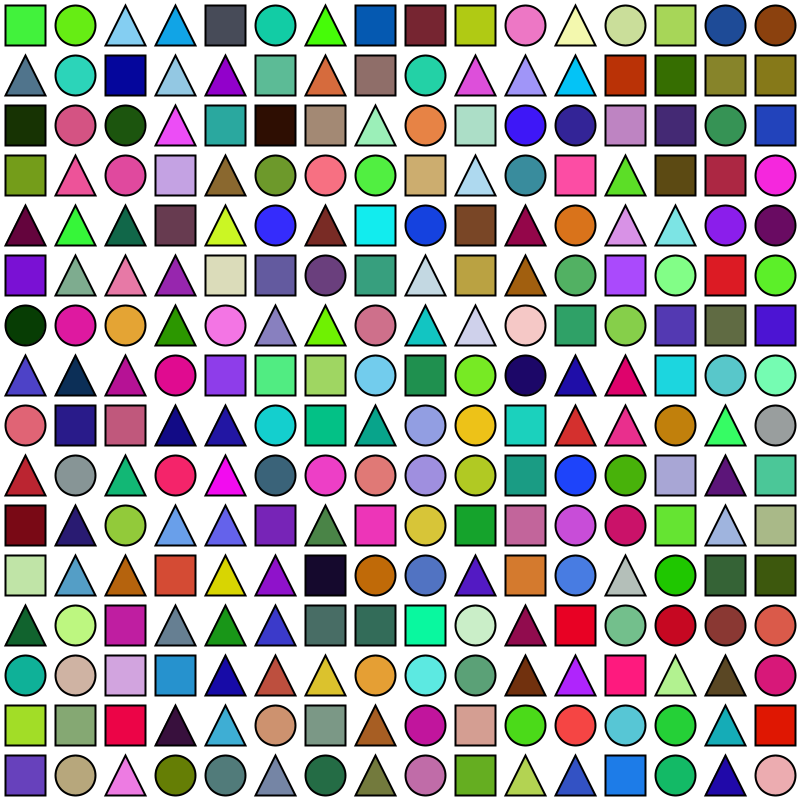
Frame 1 (no input)
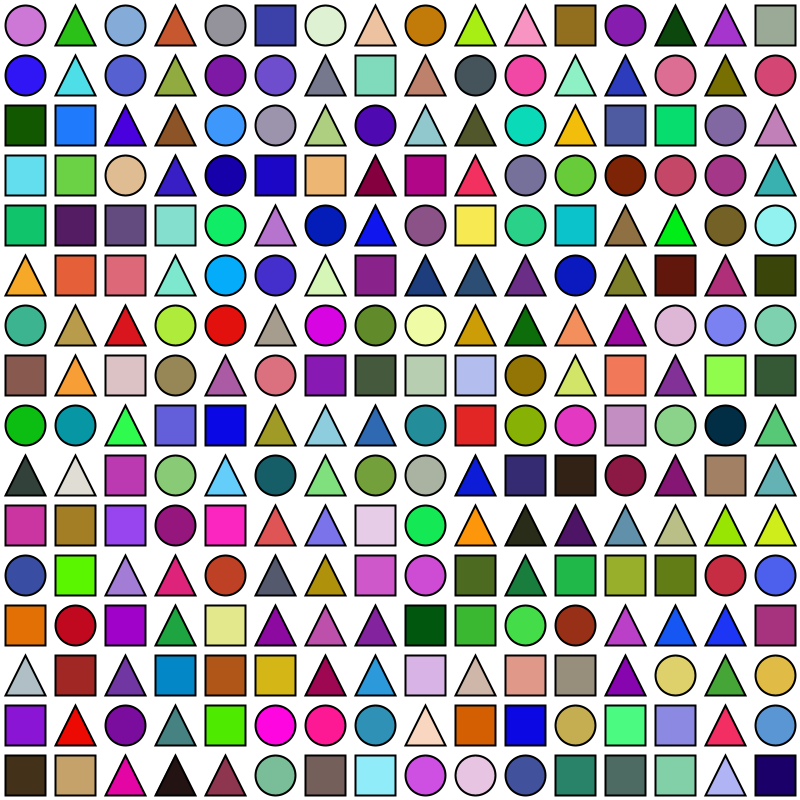
Frame 2 (the mouse pressed at the canvas centre, redrawn once)

The Processing sketch that drew these frames (run headless with seeded random() and noise(); the mouse was pressed at the canvas centre and the sketch redrawn once):

// Processing sketch: grid_tiles_shapes
// ── grid_tiles_shapes.pde
int tileSize = 50; // Size of each tile
int cols, rows;

void setup() {
  size(800, 800); // Set canvas size
  cols = width / tileSize;
  rows = height / tileSize;
  noLoop(); // Draw only once
}

void draw() {
  background(255); // Set background color
  
  for (int i = 0; i < cols; i++) {
    for (int j = 0; j < rows; j++) {
      float x = i * tileSize;
      float y = j * tileSize;
      drawTile(x, y, tileSize);
    }
  }
}

// Function to draw a single tile
void drawTile(float x, float y, float size) {
  int pattern = int(random(3)); // Random pattern selector (0, 1, 2)
  color c = color(random(255), random(255), random(255)); // Random color
  fill(c);
  stroke(0);
  strokeWeight(2);
  
  switch(pattern) {
    case 0: // Circle pattern
      ellipse(x + size / 2, y + size / 2, size * 0.8, size * 0.8);
      break;
    case 1: // Square pattern
      rect(x + size * 0.1, y + size * 0.1, size * 0.8, size * 0.8);
      break;
    case 2: // Triangle pattern
      triangle(x + size / 2, y + size * 0.1, x + size * 0.1, y + size * 0.9, x + size * 0.9, y + size * 0.9);
      break;
  }
}
